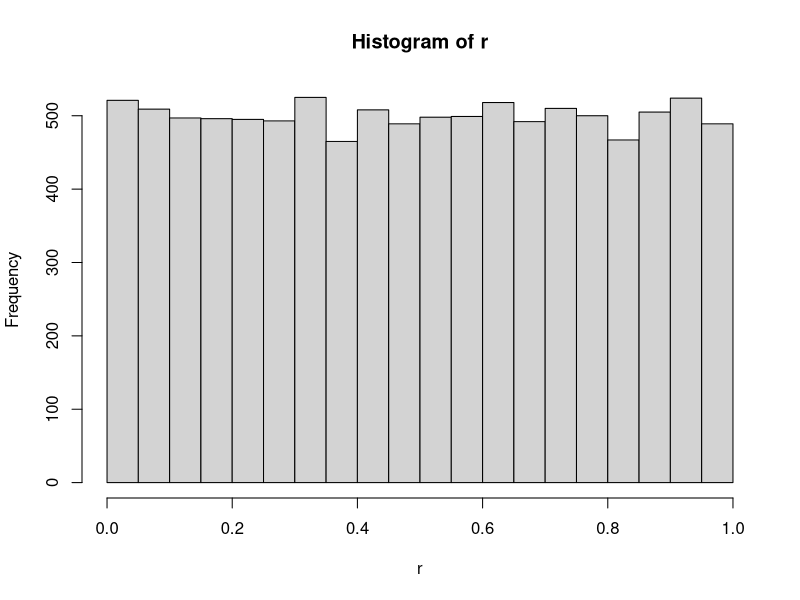
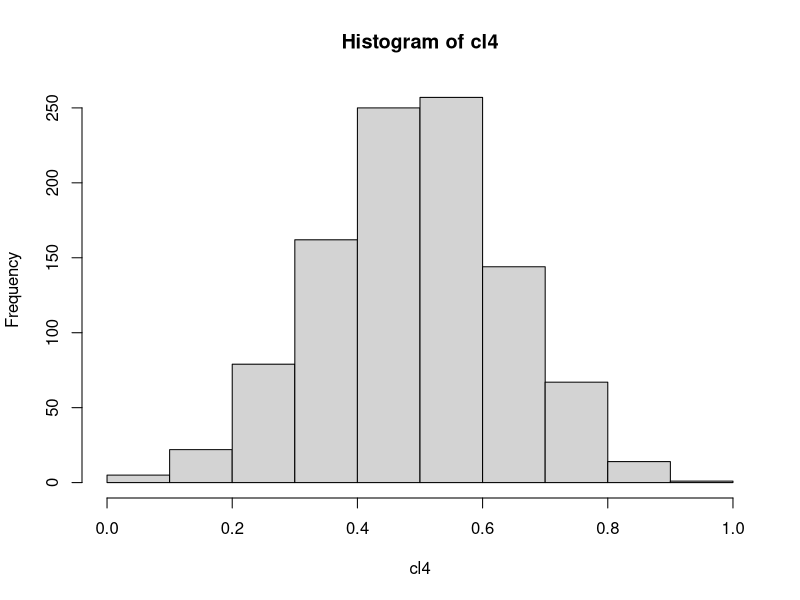
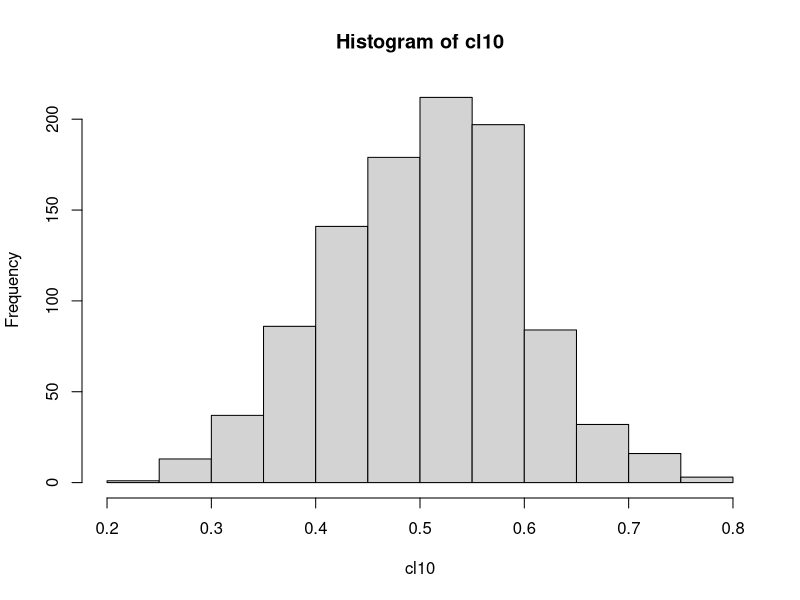
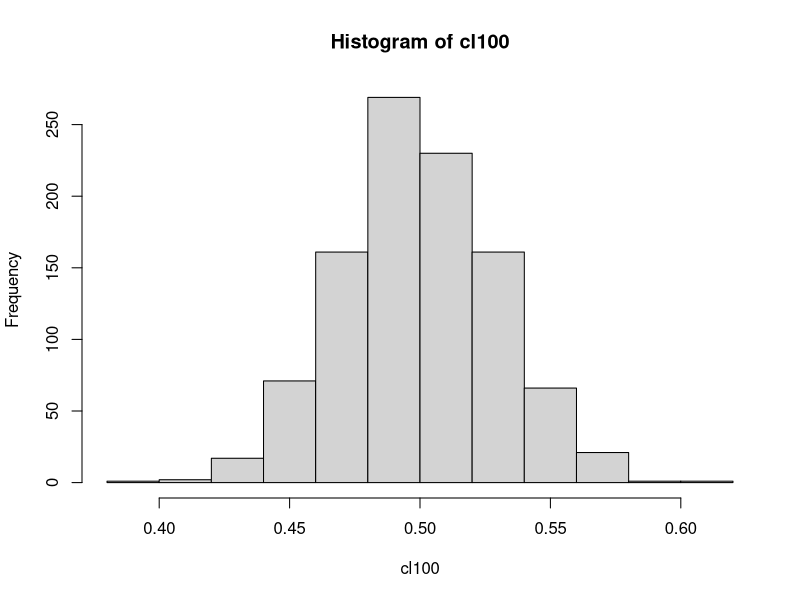

The R script that drew these images, in order:
# Demonstration of CLT

# Generate 10000 numbers of uniform distribution
r <- runif(10000)
hist(r)
meanr <- mean(r)
sdr <- sd(r)

# Draw three random samples from the distribution
samples1 <- sample(r, 4)
samples2 <- sample(r, 4)
samples3 <- sample(r, 4)

mean(samples1)
mean(samples2)
mean(samples3)

# Run a for loop
cl4 <- mean(sample(r, 4))
for (i in 1:1000){
  cl4 <- c(cl4, mean(sample(r, 4)))
}

hist(cl4)


cl10 <- mean(sample(r,10))

for (i in 1:1000){
  cl10 <- c(cl10, mean(sample(r,10)))
}

hist(cl10)

cl100 <- mean(sample(r,100))

for (i in 1:1000){
  cl100 <- c(cl100, mean(sample(r,100)))
}

hist(cl100)